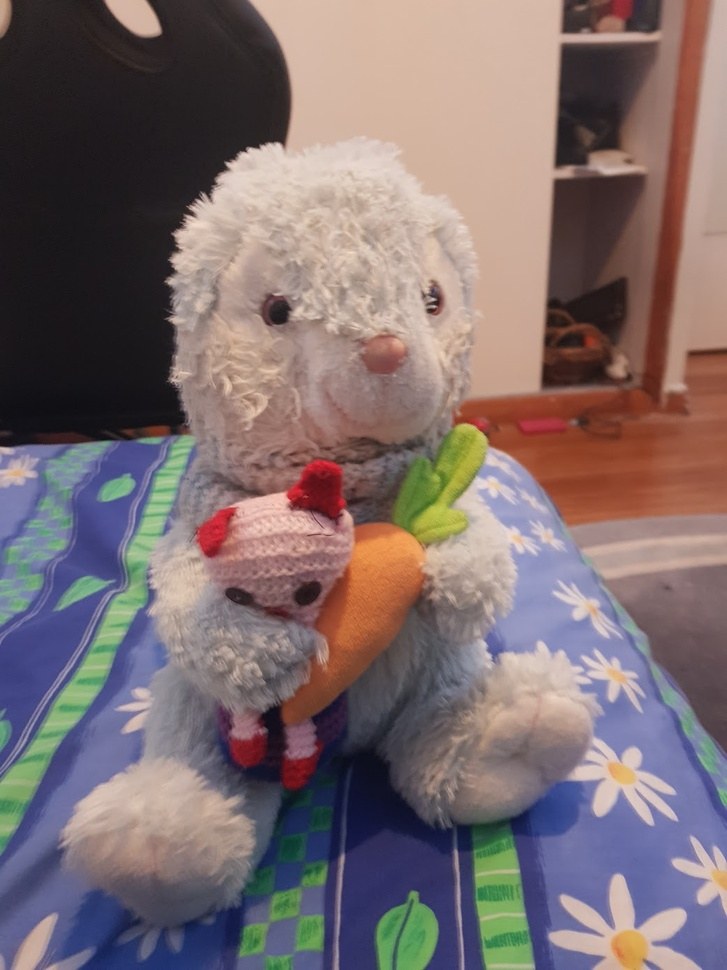
#> input picture max.jpg, 727 x 970 px, shrunk from 1041 x 1388 before the run
$ python compressor.py max.jpg 5
#> lines starting #> are read from the running program, lines starting #| are printed output that depends on the picture
from PIL import Image
import sys
import numpy as np

image_file = sys.argv[1]
compression = int(sys.argv[2])

def compress_channel(channel):
    u, s, vh = np.linalg.svd(channel, full_matrices=False)
    s[compression:] = 0
    return np.dot(u * s, vh)

if __name__ == "__main__":
    # Opens an image in RGB "tuples" [(143, 35, 29), (255, 115, 0) ... ]
    print("opening image")
    pic = Image.open(image_file)
#> pic is the input picture: PIL image 727x970 RGB; mean R, G, B 124.7, 108.9, 110
    pix = np.array(pic)
    print(pix.shape)
#| (970, 727, 3)
    print("Got Pixel Array")
    # Need to get each red
    print("Red channel")
    red = compress_channel(pix[:,:,0])
#> in compress_channel, `u, s, vh = np.linalg.svd(channel, full_matrices=False)`: s = 727 values, max 109509.2 at index 0, min 3.06 at index 726, mean 494.7
#> in compress_channel, `u, s, vh = np.linalg.svd(channel, full_matrices=False)`:
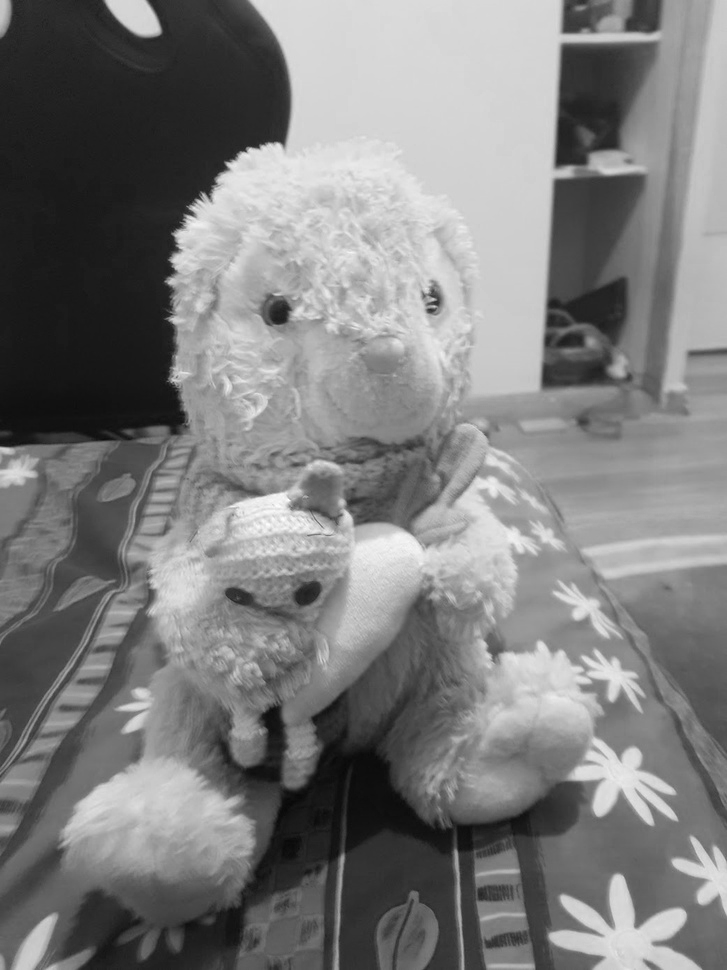
#> channel: shape (970, 727); min 8, max 255, mean 124.7

    print("Green channel")
    green = compress_channel(pix[:,:,1])
#> in compress_channel (call 2), `u, s, vh = np.linalg.svd(channel, full_matrices=False)`:
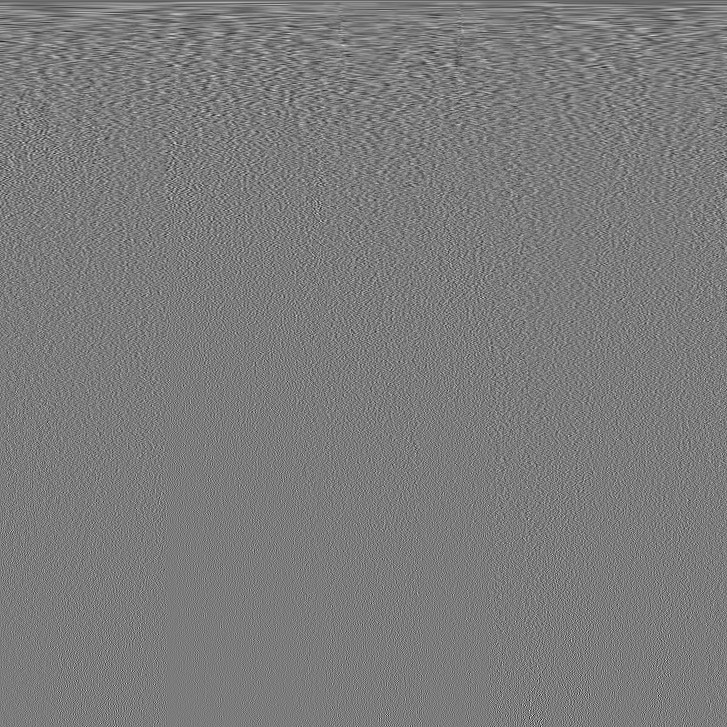
#> vh: shape (727, 727) float64; min -0.224, max 0.236, mean -4.62e-05; drawn with min black and max white
#> in compress_channel (call 2), `u, s, vh = np.linalg.svd(channel, full_matrices=False)`: s = 727 values, max 94263.4 at index 0, min 2.82 at index 726, mean 462.5
#> in compress_channel (call 2), `return np.dot(u * s, vh)`:
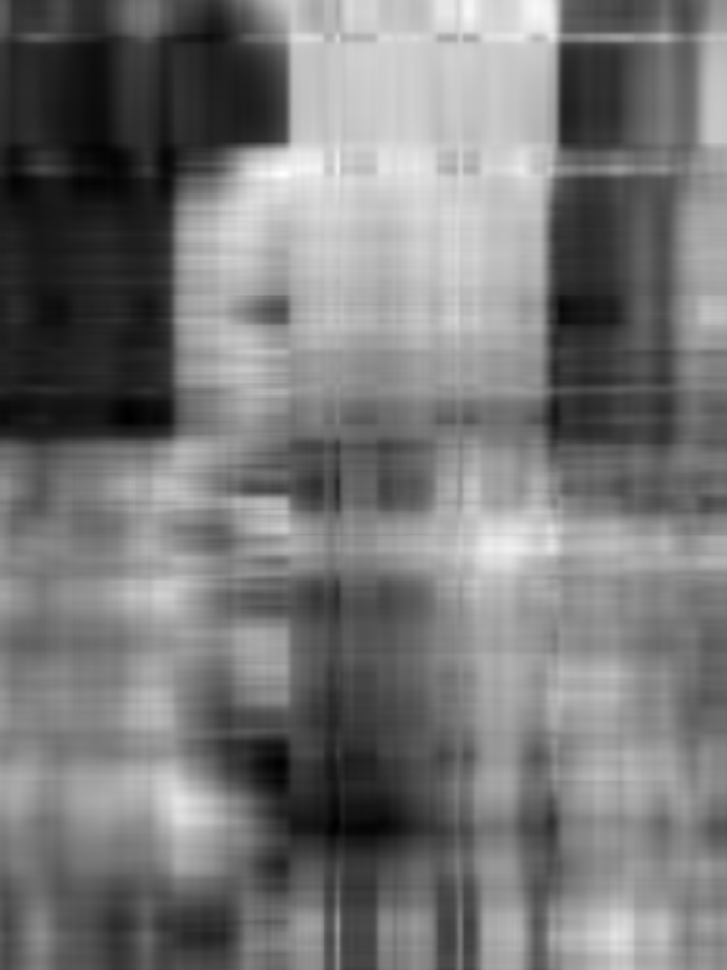
#> returned value: shape (970, 727) float64; min -1.76, max 234.1, mean 108.9; drawn with min black and max white

    print("Blue channel")
    blue = compress_channel(pix[:,:,2])
#> in compress_channel (call 3), `u, s, vh = np.linalg.svd(channel, full_matrices=False)`:
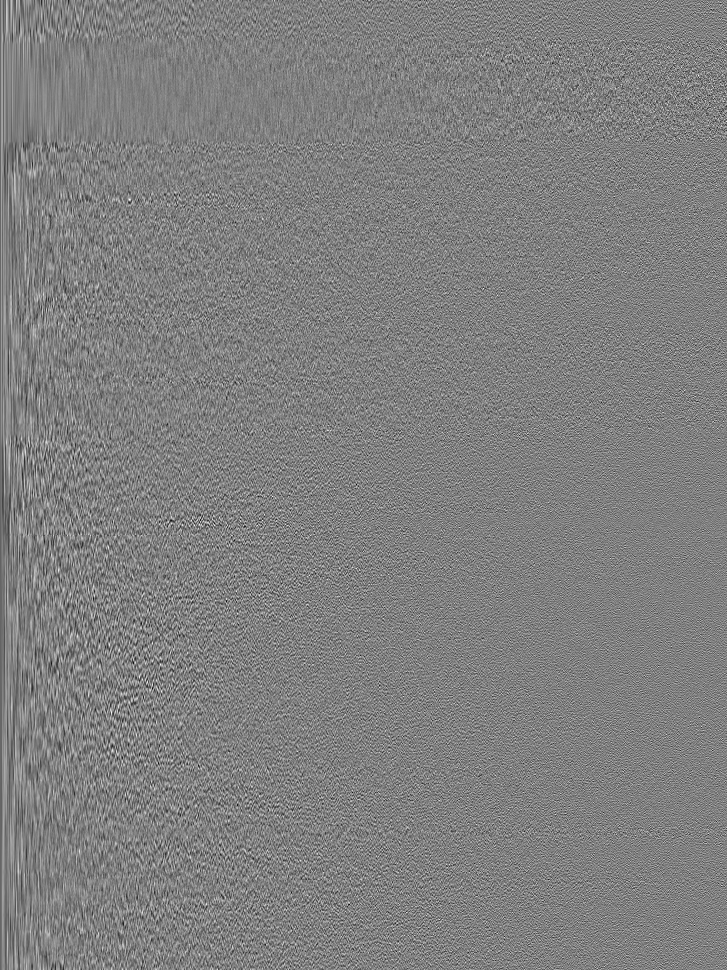
#> u: shape (970, 727) float64; min -0.175, max 0.174, mean -3.43e-05; drawn with min black and max white
#> in compress_channel (call 3), `u, s, vh = np.linalg.svd(channel, full_matrices=False)`:
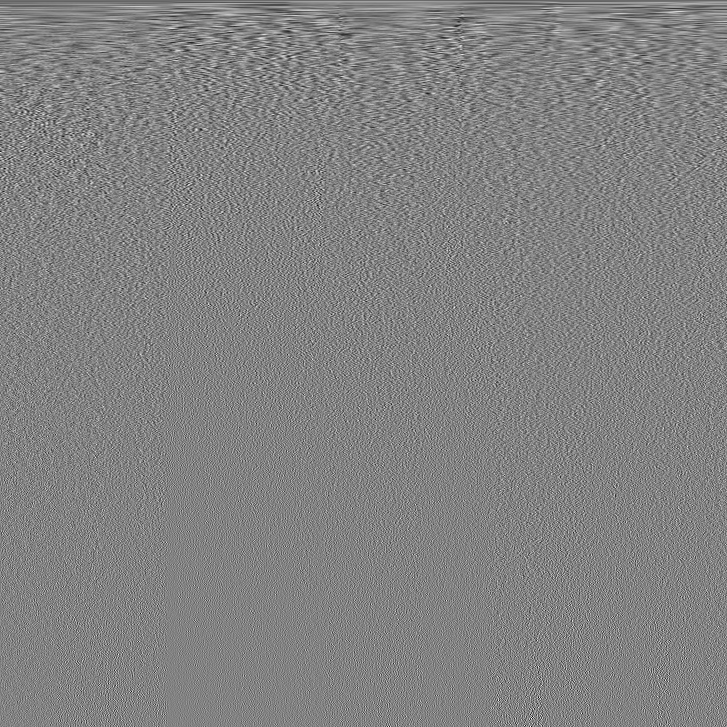
#> vh: shape (727, 727) float64; min -0.201, max 0.192, mean -5.34e-05; drawn with min black and max white
#> in compress_channel (call 3), `u, s, vh = np.linalg.svd(channel, full_matrices=False)`: s = 727 values, max 94163.6 at index 0, min 3.35 at index 726, mean 425.9
#> in compress_channel (call 3), `return np.dot(u * s, vh)`:
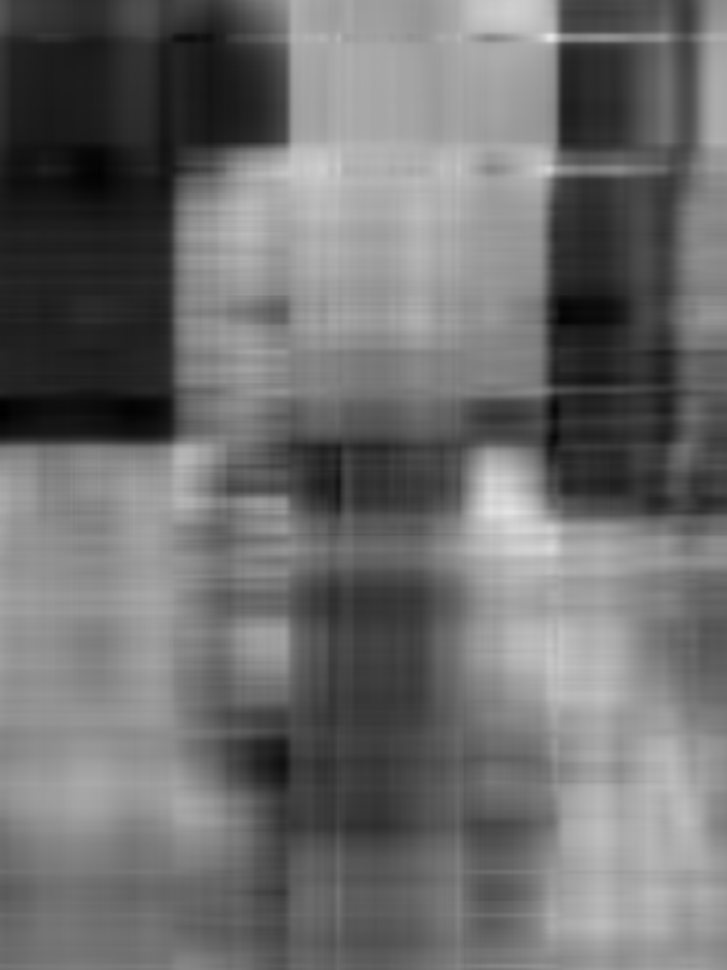
#> returned value: shape (970, 727) float64; min 1.34, max 230.9, mean 110

    pix[:,:,0] = red
    pix[:,:,1] = green
    pix[:,:,2] = blue
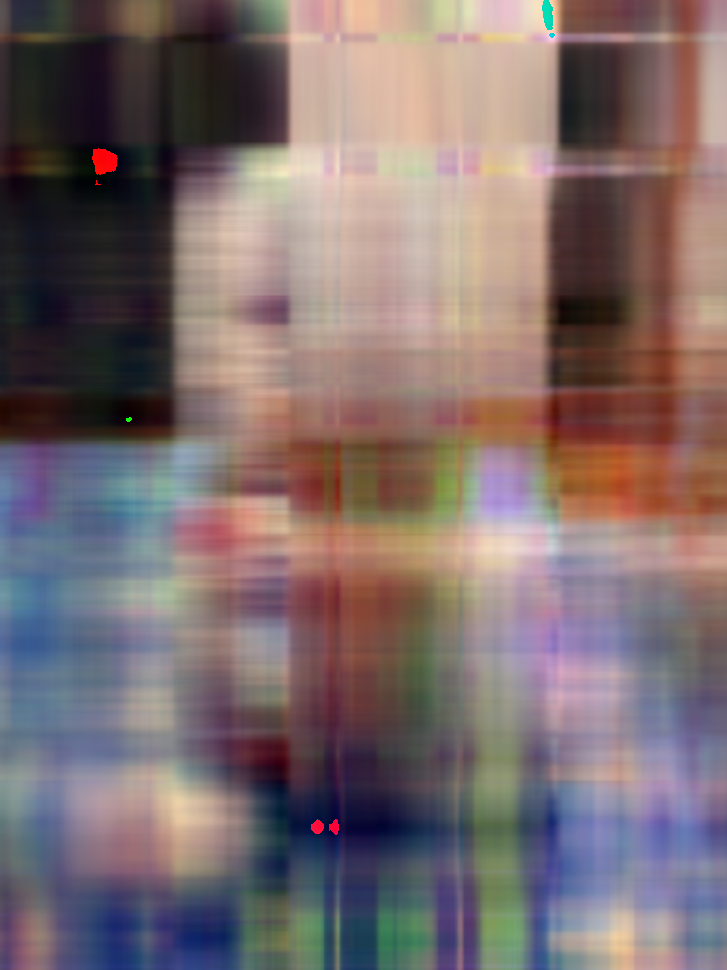
#> pix: shape (970, 727, 3); mean R, G, B 124.4, 108.4, 109.5
    print("Saving")
    Image.fromarray(pix).save("result.png")
